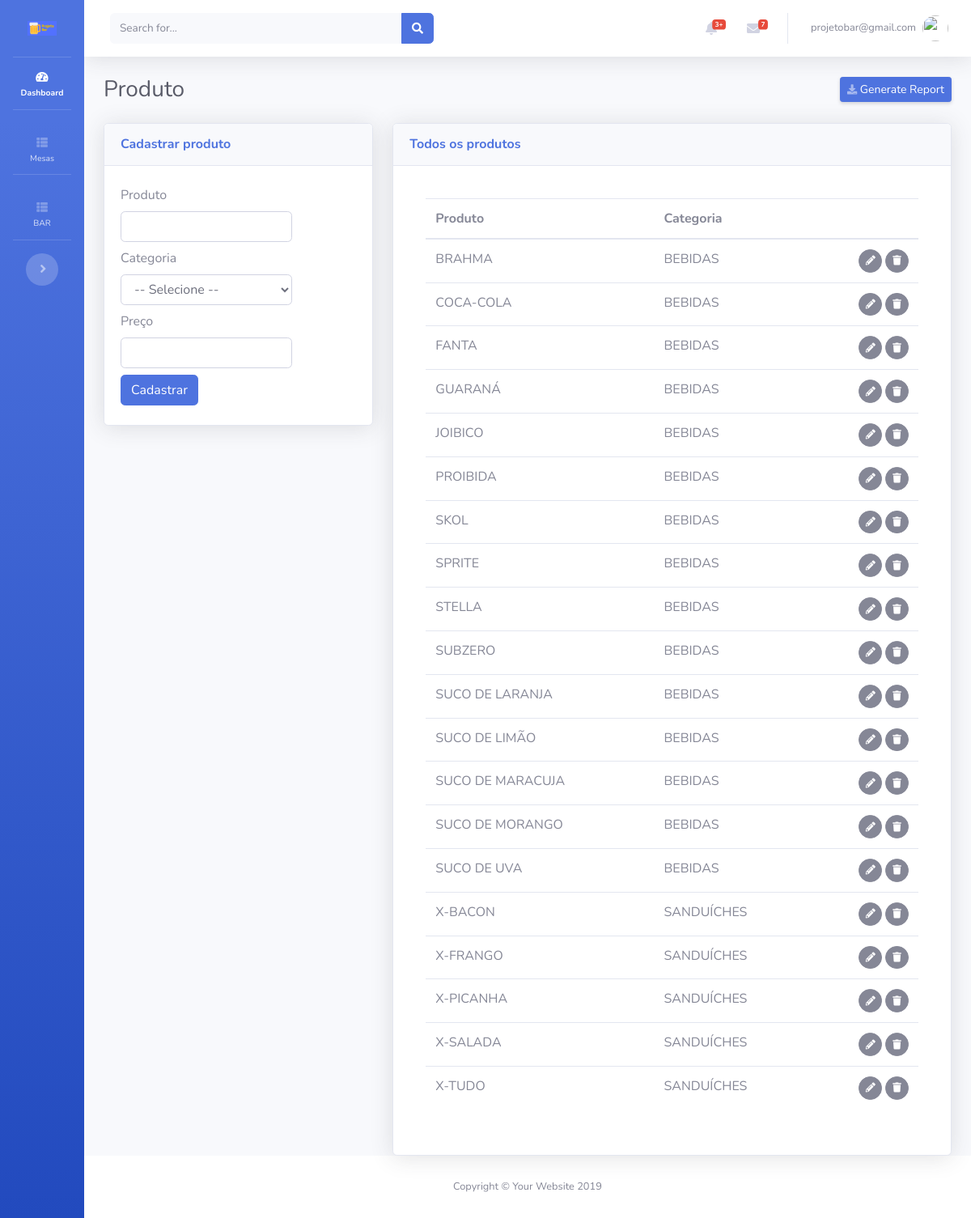
The page /views/produtos/Cadastrar.php (signed in) on the database as committed earlier.
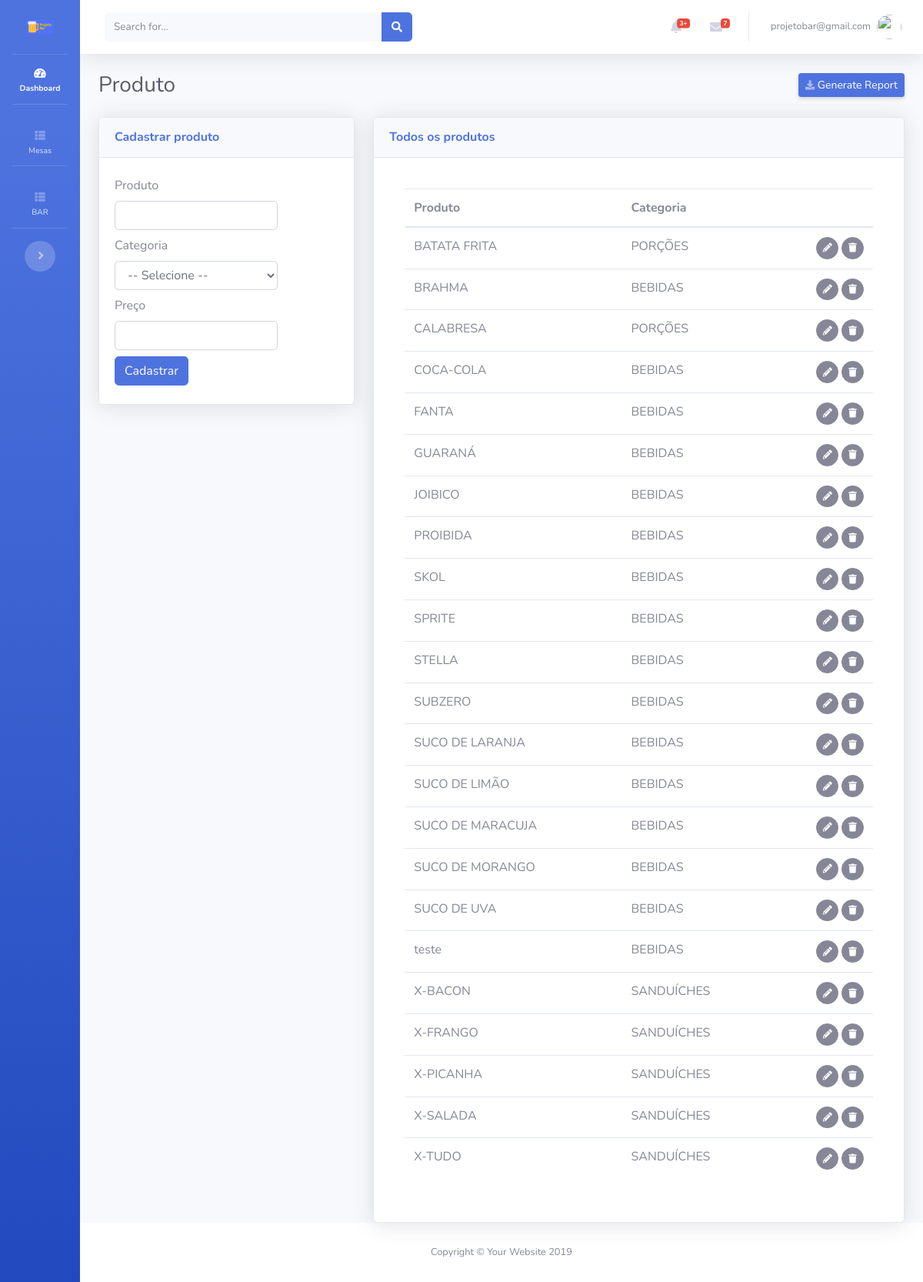
The same page on the database as committed later.
### tables this page shows
CREATE TABLE IF NOT EXISTS `produtos` (
  `id` int(11) NOT NULL AUTO_INCREMENT,
  `produto` varchar(200) NOT NULL,
  `categoria` int(11) NOT NULL COMMENT 'FK',
  `preco` double NOT NULL,
  `usuario` int(11) NOT NULL COMMENT 'FK',
  `cadastro` datetime NOT NULL,
  `modificado` datetime NOT NULL,
  PRIMARY KEY (`id`)
);

CREATE TABLE IF NOT EXISTS `categorias` (
  `id` int(11) NOT NULL AUTO_INCREMENT,
  `categoria` varchar(200) NOT NULL,
  `usuario` int(11) NOT NULL COMMENT 'FK',
  `cadastro` datetime NOT NULL,
  `modificado` datetime NOT NULL,
  PRIMARY KEY (`id`)
);

### config.php (called while the page is built, shortened)
<?php
$app_token= 'appbar1';

### controllers/sidebar/ControllerSidebarToggle.php (called while the page is built)
<?php
$sqlCosultaToggle="SELECT * FROM sidebar WHERE id_usuario = '".$_SESSION['id'.$app_token]."' LIMIT 1";
$resultCosultaToggle=mysqli_query($conecta,$sqlCosultaToggle);
$CosultaToggle=mysqli_fetch_assoc($resultCosultaToggle);

### views/produtos/templates/FormularioExibir.php (the view, shortened to what this page needs)
<div class="card shadow mb-12">
  <div class="card-header py-3">
    <h6 class="m-0 font-weight-bold text-primary">Todos os produtos</h6>
  </div>
  <div class="card-body">
    <?php
    $sql="
    SELECT
    a.id,
    a.produto,
    b.categoria
    FROM produtos a
    LEFT JOIN categorias b on (a.categoria=b.id) order by produto ASC";
    if ($result=mysqli_query($conecta,$sql))
    {
      ?>
      <div class="card-body">
        <div class="table-responsive">
          <table class="table cell-border table-hover" id="dataTable" width="100%" cellspacing="0">
            <thead>
              <tr>
                <th>Produto</th>
                <th>Categoria</th>
                <th></th>
              </tr>
            </thead>
            <tfoot>
              <tbody>
                <?php
                while ($row=mysqli_fetch_assoc($result))
                {
                 ?>
                 <tr>
                  <td><?php echo $row['produto'];?></td>
                  <td><?php echo $row['categoria'];?></td>
                  <td align="right">
                    <span id="acoes">
                      <button class="btn btn-secondary btn-circle btn-sm botaoEditarProdutoTransicao" idproduto="<?=$row['id']?>">
                        <i class="fas fa-pencil-alt"></i></button>
                        <button class="btn btn-secondary btn-circle btn-sm botaoExcluirProdutoTransicao" data-toggle="modal" data-target="#modalExcluirProduto" idproduto="<?=$row['id']?>"> <i class="fas fa-trash"></i>
                        </span>
                      </td>
                    </tr>
                    <?php
                  }
                  ?>
                </tbody>
              </table>
            </div>
          </div>
          <?php
        }
        ?>
      </div>
    </div>

### inc/header.php (shortened to what this page needs)
<!DOCTYPE html>
<html lang="en">
<head>
  <link href="<?php echo BASEURL; ?>vendor/fontawesome-free/css/all.min.css" rel="stylesheet" type="text/css">
  <link href="<?php echo BASEURL; ?>css/sb-admin-2.min.css" rel="stylesheet">
</head>
  <?php include_once($ControllerSidebarToggle); ?>

### views/produtos/Cadastrar.php (shortened to what this page needs)
<?php
$app_item="controle";
$app_page_name="produto";
include ('../../config.php');
include('../../inc/header.php');
?>
<link href="<?php echo BASEURL;?>vendor/datatables/dataTables.bootstrap4.min.css" rel="stylesheet">
<body id="page-top">
  <div id="wrapper">
    <?php include('../../inc/sidebar.php'); ?>
    <div id="content-wrapper" class="d-flex flex-column">
      <div id="content">
       <?php include('../../inc/topbar.php'); ?>
       <div class="container-fluid">
        <div class="d-sm-flex align-items-center justify-content-between mb-4">
          <h1 class="h3 mb-0 text-gray-800"><?php echo ucfirst($app_page_name); ?></h1>
          <a href="#" class="d-none d-sm-inline-block btn btn-sm btn-primary shadow-sm"><i class="fas fa-download fa-sm text-white-50"></i> Generate Report</a>
        </div>
        <div id="contentTemplateMaster">
         <?php include ('templates/TemplateMaster.php'); ?>
       </div>
     </div>
   </div>
 </div>
</div>
<?php include('../../inc/footer.php'); ?>

### inc/sidebar.php (shortened to what this page needs)
    <ul class="navbar-nav bg-gradient-primary sidebar sidebar-dark accordion  <?php echo $CosultaToggle['status']; ?>" id="accordionSidebar">
      <a class="sidebar-brand d-flex align-items-center justify-content-center" href="<?php echo BASEURL.'index.php'; ?>">
        <img src="<?php echo BASEURL;?>img/logo_azul_small.png" width="50%">
    </a>
    <hr class="sidebar-divider my-0">
    <li class="nav-item active">
      <a class="nav-link" href="<?php echo BASEURL.'index.php'; ?>">
        <i class="fas fa-fw fa-tachometer-alt"></i>
        <span>Dashboard</span></a>
      </li>
      <hr class="sidebar-divider">
        <li class="nav-item <?php  if( $app_item == 'mesa' ) { echo "active"; } else { echo""; } ?>">
          <a class="nav-link collapsed" href="#" data-toggle="collapse" data-target="#collapseTwo" aria-expanded="true" aria-controls="collapseTwo">
            <i class="fas fa-th-list"></i>
            <span>Mesas</span>
          </a>
      </li>
      <hr class="sidebar-divider">
      <li class="nav-item">
        <a class="nav-link collapsed" href="#" data-toggle="collapse" data-target="#collapsePages" aria-expanded="true" aria-controls="collapsePages">
          <i class="fas fa-th-list"></i>
          <span>BAR</span>
        </a>
</li>
  <hr class="sidebar-divider d-none d-md-block">
  <div class="text-center d-none d-md-inline">
    <button class="rounded-circle border-0" id="sidebarToggle" name="sidebarToggle"></button>
  </div>
</ul>

### inc/topbar.php (shortened to what this page needs)
<nav class="navbar navbar-expand navbar-light bg-white topbar mb-4 static-top shadow">
  <form class="d-none d-sm-inline-block form-inline mr-auto ml-md-3 my-2 my-md-0 mw-100 navbar-search">
    <div class="input-group">
      <input type="text" class="form-control bg-light border-0 small" placeholder="Search for..." aria-label="Search" aria-describedby="basic-addon2">
      <div class="input-group-append">
        <button class="btn btn-primary" type="button">
          <i class="fas fa-search fa-sm"></i>
        </button>
      </div>
    </div>
  </form>
  <ul class="navbar-nav ml-auto">
    <li class="nav-item dropdown no-arrow mx-1">
      <a class="nav-link dropdown-toggle" href="#" id="alertsDropdown" role="button" data-toggle="dropdown" aria-haspopup="true" aria-expanded="false">
        <i class="fas fa-bell fa-fw"></i>
        <span class="badge badge-danger badge-counter">3+</span>
      </a>
    </li>
    <li class="nav-item dropdown no-arrow mx-1">
      <a class="nav-link dropdown-toggle" href="#" id="messagesDropdown" role="button" data-toggle="dropdown" aria-haspopup="true" aria-expanded="false">
        <i class="fas fa-envelope fa-fw"></i>
        <span class="badge badge-danger badge-counter">7</span>
      </a>
    </li>
    <li class="nav-item dropdown no-arrow">
      <a class="nav-link dropdown-toggle" href="#" id="userDropdown" role="button" data-toggle="dropdown" aria-haspopup="true" aria-expanded="false">
        <span class="mr-2 d-none d-lg-inline text-gray-600 small"><?php echo $_SESSION['login'.$app_token]; ?></span>
        <img class="img-profile rounded-circle" src="https://source.unsplash.com/QAB-WJcbgJk/60x60">
      </a>
    </li>
  </ul>
</nav>

### views/produtos/templates/TemplateMaster.php (shortened to what this page needs)
<?php
$FormularioCadastrar = $_SERVER['DOCUMENT_ROOT'];
$FormularioCadastrar .= BASEURL . "views/produtos/templates/FormularioCadastrar.php";
$FormularioExibir = $_SERVER['DOCUMENT_ROOT'];
$FormularioExibir .= BASEURL . "views/produtos/templates/FormularioExibir.php";
?>
<div class="row">
<div class="col-xl-4 col-lg-5">
<?php include ($FormularioCadastrar); ?>
</div>
<div class="col-xl-8 col-lg-7">
<?php include ($FormularioExibir); ?>

### views/produtos/templates/FormularioCadastrar.php
<div class="card shadow mb-4 FormularioCadastrarProduto">
  <div class="card-header py-3">
    <h6 class="m-0 font-weight-bold text-primary">Cadastrar produto</h6>
  </div>
  <div class="card-body">
    <div class="row">
      <div class="col-8 col-md-10 col-xl-9 col-lg-9 py-1">
        <label>Produto</label>
        <input type="text" id="produto" class="form-control"  required />
      </div>
      <div class="col-8 col-md-10 col-xl-9 col-lg-9 py-1">
        <label>Categoria</label>
        <select class="form-control" id="categoria">
          <?php include($ModelSelectCategoria); ?>
        </select>
      </div>
      <div class="col-8 col-md-10 col-xl-9 col-lg-9 py-1">
        <label>Preço</label>
        <input type="text" id="preco" class="form-control" />
      </div>
    </div>
    <div class="row">
      <div class="col-2 col-md-2 col-xl-1 col-lg-1 py-1">
        <button class="btn btn-primary" id="botaoCadastrarProduto">Cadastrar</button>
      </div>
    </div>
  </div>
</div>

### models/categorias/ModelSelect.php (shortened to what this page needs)
<?php
$consultarCategoria = "SELECT * FROM categorias";
if ($result=mysqli_query($conecta,$consultarCategoria))
{
	echo "<option value=''>-- Selecione --</option>";
}

### inc/footer.php (shortened to what this page needs)
      <footer class="sticky-footer bg-white">
        <div class="container my-auto">
          <div class="copyright text-center my-auto">
            <span>Copyright &copy; Your Website 2019</span>
          </div>
        </div>
      </footer>
    </div>
  </div>
</body>
</html>

Rows that differ between the two databases and show on the page:
added produtos: produto "BATATA FRITA", categorias.categoria "PORÇÕES"
added produtos: produto "CALABRESA", categorias.categoria "PORÇÕES"
added produtos: produto "teste", categorias.categoria "BEBIDAS"
